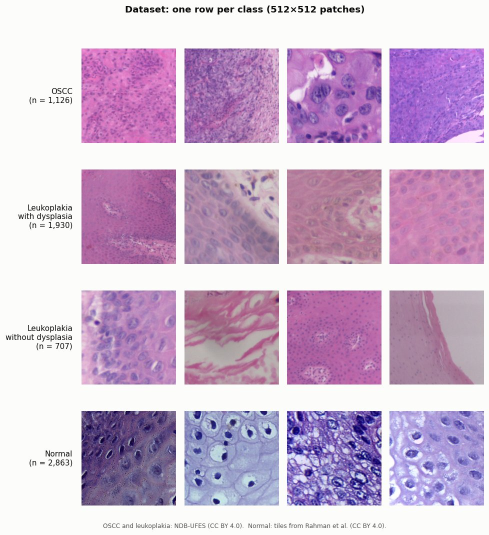
#> input picture docs/images/dataset_samples.jpg, 978 x 1070 px (shown at 1/2 size)
$ python -i check_magnification.py   (imports and definitions only)
#> lines starting #> are read from the running program, lines starting #| are printed output that depends on the picture; after the words box and inside, x2 and y2 are one past the last pixel; in counts of white or black regions, pixels touching at a corner belong together
"""
Is the microscope zoom (10x vs 40x objective) tied to the diagnosis in
the NDB-UFES whole images?

NDB-UFES whole images were captured at 10x and 40x, but the metadata
does not record which. If one class was mostly photographed at one zoom,
a classifier could learn the zoom instead of the tissue (a shortcut like
the Normal one). Zoom is estimated from cell-nucleus size: nuclei appear
much larger at 40x than at 10x (75th-percentile diameter ~36 vs ~16 px).

The estimator is calibrated and checked on the Rahman Normal images,
whose zoom is in the file name (Normal_100x_* = 10x objective,
Normal_400x_* = 40x objective), then applied to the 237 NDB-UFES images.

Usage:
    python -m scripts.analysis.check_magnification
    python -m scripts.analysis.check_magnification --normal-per-zoom 0   # all Normal images

Outputs (OUTPUT_ROOT/outputs/):
    magnification_estimates.csv   one row per image
"""

import argparse

import numpy as np
import pandas as pd
from PIL import Image
from scipy import ndimage as ndi
from skimage.color import rgb2hed
from skimage.filters import gaussian, threshold_otsu
from skimage.measure import label, regionprops
from tqdm import tqdm

from oral_cancer.config import DATA_ROOT, OUTPUT_ROOT


# ============================================================
# CONFIGURATION
# ============================================================

NDB_WHOLE_DIR = DATA_ROOT / "dataset_1_ndb_ufes" / "whole_images" / "extracted" / "images"
NDB_META_CSV = DATA_ROOT / "dataset_1_ndb_ufes" / "metadata" / "ndb-ufes.csv"
NORMAL_DIR = DATA_ROOT / "dataset_2_normal" / "images"

OUTPUT_CSV = OUTPUT_ROOT / "outputs" / "magnification_estimates.csv"

DOWNSCALE = 2              # measure at 1024x768 for speed; sizes reported at full resolution
SMOOTH_SIGMA = 1           # merge chromatin specks into whole nuclei
MIN_AREA_PX = 10           # at the downscaled size: ignore specks
SIZE_PERCENTILE = 75       # upper range of nucleus sizes (median is dominated by small fragments)
MAX_AREA_FRACTION = 0.02   # ignore huge merged blobs (> 2% of the image)
RANDOM_SEED = 42


# ============================================================
# NUCLEUS SIZE
# ============================================================

def nucleus_diameter(path):
    """75th-percentile equivalent diameter (px, full resolution) of nuclei.

    Calibrated on the Normal images: smoothing + the 75th percentile
    separates 10x from 40x with ~98% accuracy, the plain median with ~73%.
    """
#> called with path = '../../docs/images/dataset_samples.jpg'
    with Image.open(path) as img:
#> img is the input picture: PIL image 978x1070 RGB; mean R, G, B 204.5, 181, 208.4
        img = img.convert("RGB")
        img = img.resize((img.width // DOWNSCALE, img.height // DOWNSCALE), Image.BILINEAR)
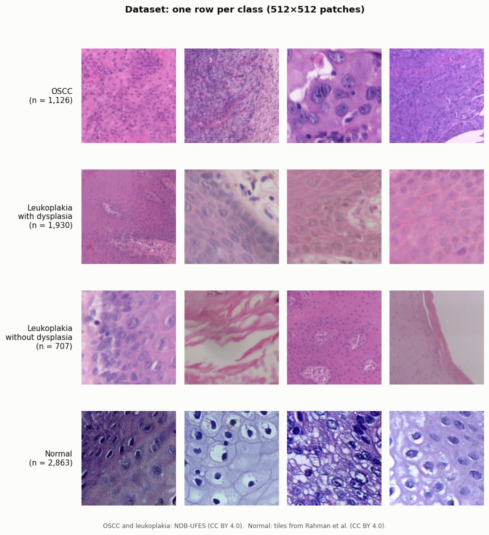
#> img: PIL image 489x535 RGB; mean R, G, B 204.6, 181.1, 208.5
        rgb = np.asarray(img)

    # Haematoxylin (nuclear stain) channel by colour deconvolution
    h = gaussian(rgb2hed(rgb)[:, :, 0], sigma=SMOOTH_SIGMA)
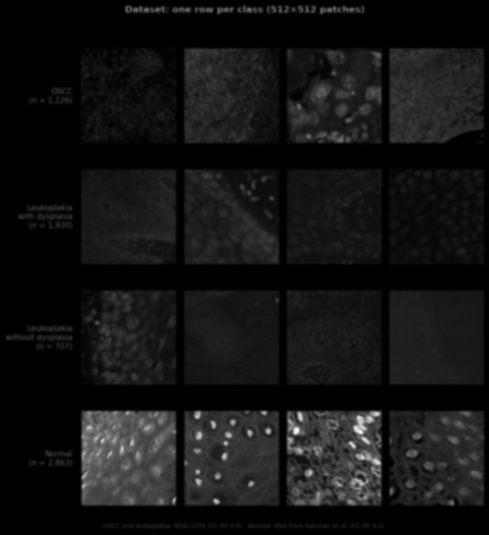
#> h: shape (535, 489) float64; min 4.45e-06, max 0.287, mean 0.023; drawn with min black and max white
    mask = h > threshold_otsu(h)
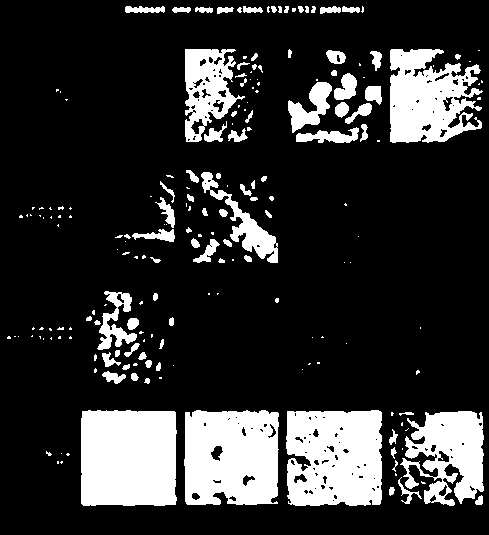
#> mask: shape (535, 489) bool; 19.3% white; 199 white regions (112 under 20 px), largest, box (x1, y1, x2, y2) and area: (81, 410, 177, 506) 8969, (286, 410, 382, 506) 8308, (184, 410, 279, 505) 8192
    mask = ndi.binary_fill_holes(ndi.binary_opening(mask, iterations=1))
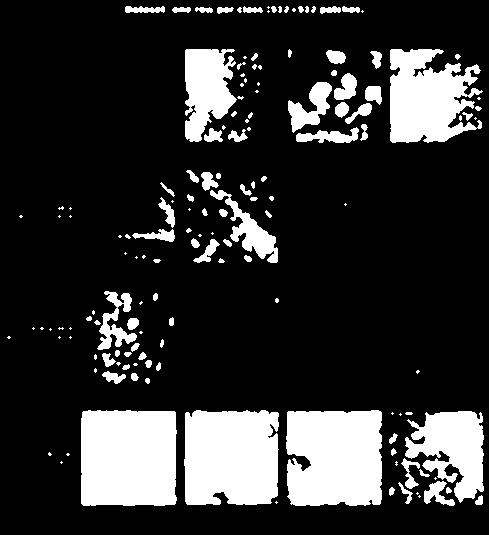
#> mask: shape (535, 489) bool; 19.5% white; 152 white regions (63 under 20 px), largest, box (x1, y1, x2, y2) and area: (81, 410, 177, 506) 8967, (286, 410, 382, 506) 8634, (184, 410, 279, 505) 8464

    max_area = MAX_AREA_FRACTION * mask.size
#> max_area = 5232.3
    areas = np.array([r.area for r in regionprops(label(mask))])
#> areas = 152 values, max 8967 at index 128, min 5 at index 2, mean 335.3
    areas = areas[(areas >= MIN_AREA_PX) & (areas <= max_area)]
#> areas = 110 values, max 4381 at index 98, min 10 at index 68, mean 167.7

    if len(areas) < 20:
        return np.nan, len(areas)

    diameter = np.sqrt(4 * areas / np.pi) * DOWNSCALE
#> diameter = 110 values, max 149.4 at index 98, min 7.14 at index 68, mean 20.03
    return float(np.percentile(diameter, SIZE_PERCENTILE)), len(areas)


# [96 lines left out: functions measure, main, not called in this run]


# [9 lines not run here, left out]

>>> result = nucleus_diameter('../../docs/images/dataset_samples.jpg')
#> result = (21.26, 110)

$ run again, on docs/images/per_class_f1.png
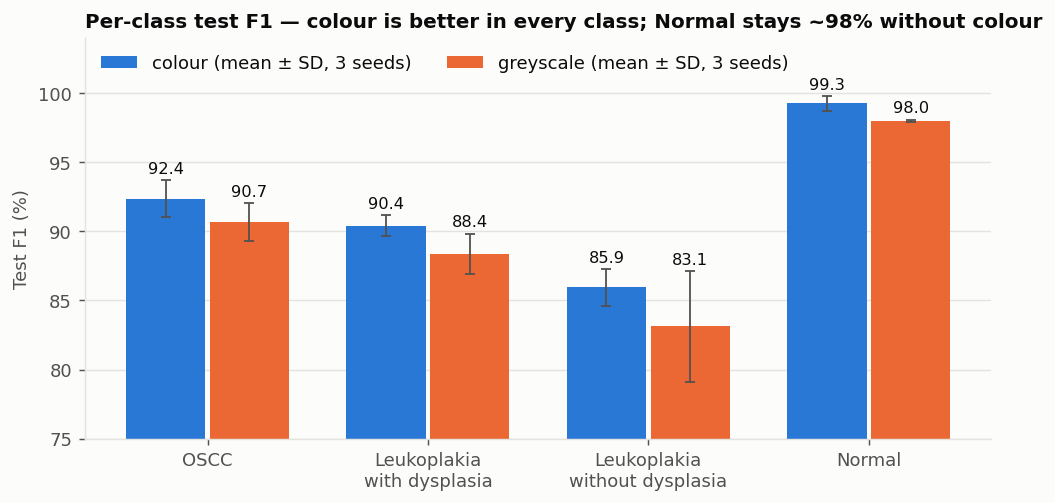
#> input picture docs/images/per_class_f1.png, 1055 x 503 px
#> in nucleus_diameter, img is the input picture: PIL image 1055x503 RGBA; mean R, G, B, A 214.9, 209.6, 215.7, 255
#> in nucleus_diameter, `mask = h > threshold_otsu(h)`:
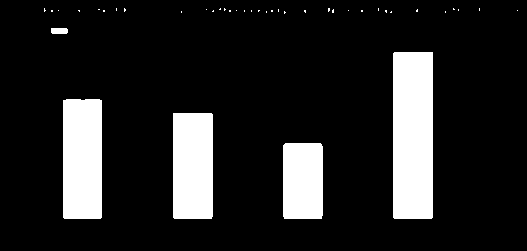
#> mask: shape (251, 527) bool; 14.2% white; 41 white regions (36 under 20 px), largest, box (x1, y1, x2, y2) and area: (393, 52, 433, 219) 6677, (63, 99, 102, 219) 4669, (173, 113, 213, 219) 4236, (283, 143, 323, 219) 3028, (51, 28, 68, 34) 99
#> in nucleus_diameter, `mask = ndi.binary_fill_holes(ndi.binary_opening(mask, iterations=1))`:
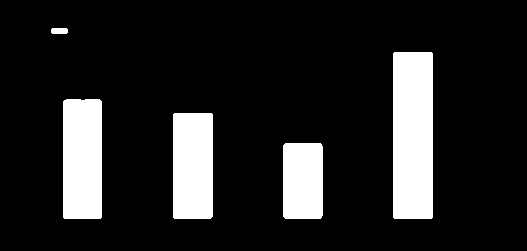
#> mask: shape (251, 527) bool; 14.1% white; 5 white regions, box (x1, y1, x2, y2) and area: (393, 52, 433, 219) 6676, (63, 99, 102, 219) 4667, (173, 113, 213, 219) 4234, (283, 143, 323, 219) 3026, (51, 28, 68, 34) 98
#> in nucleus_diameter, `areas = np.array([r.area for r in regionprops(label(mask))])`: areas = [98, 6676, 4667, 4234, 3026]
#> in nucleus_diameter, `areas = areas[(areas >= MIN_AREA_PX) & (areas <= max_area)]`: areas = [98]
#> result = (nan, 1)

$ run again, on docs/images/prediction_example.jpg
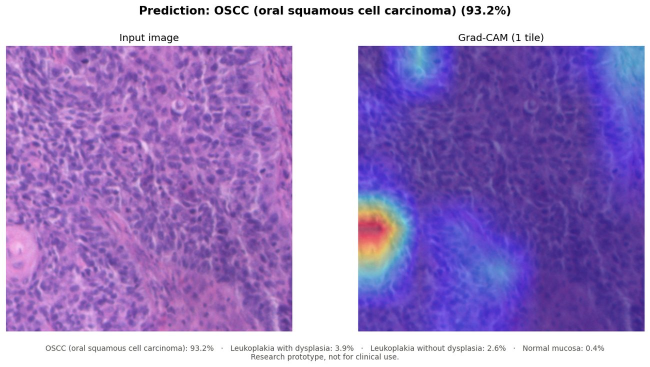
#> input picture docs/images/prediction_example.jpg, 1300 x 733 px (shown at 1/2 size)
#> in nucleus_diameter, img is the input picture: PIL image 1300x733 RGB; mean R, G, B 164.4, 138, 200.7
#> img: PIL image 650x366 RGB
#> in nucleus_diameter, `h = gaussian(rgb2hed(rgb)[:, :, 0], sigma=SMOOTH_SIGMA)`:
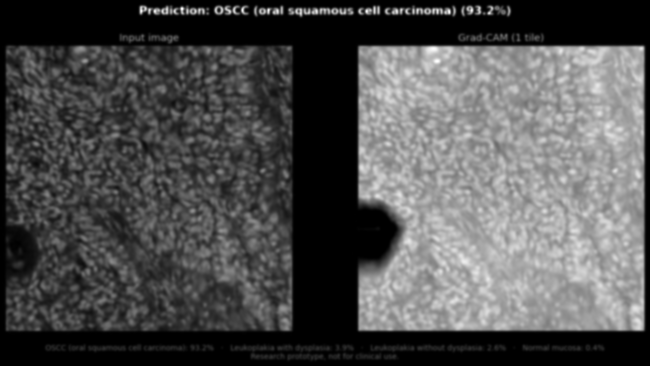
#> h: shape (366, 650) float64; min 0, max 0.182, mean 0.0571; drawn with min black and max white
#> in nucleus_diameter, `mask = ndi.binary_fill_holes(ndi.binary_opening(mask, iterations=1))`:
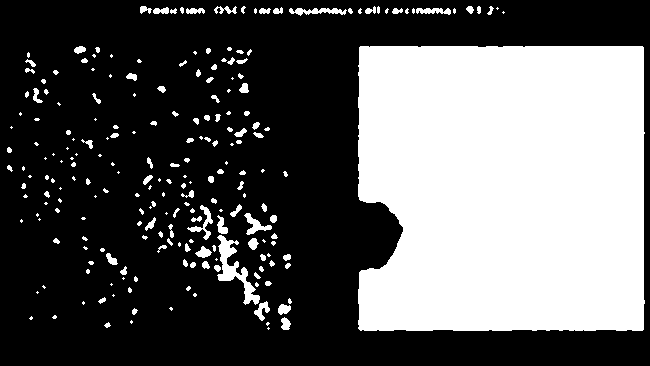
#> mask: shape (366, 650) bool; 36.2% white; 225 white regions (112 under 20 px), largest, box (x1, y1, x2, y2) and area: (358, 46, 645, 331) 78830, (217, 235, 260, 305) 919, (289, 8, 347, 16) 258
#> in nucleus_diameter, `areas = np.array([r.area for r in regionprops(label(mask))])`: areas = 225 values, max 78830 at index 27, min 5 at index 11, mean 382.7
#> in nucleus_diameter, `areas = areas[(areas >= MIN_AREA_PX) & (areas <= max_area)]`: areas = 177 values, max 919 at index 131, min 10 at index 30, mean 39.43
#> diameter = 177 values, max 68.41 at index 131, min 7.14 at index 30, mean 12.56
#> result = (13.54, 177)

$ run again, on docs/images/preprocessing.jpg
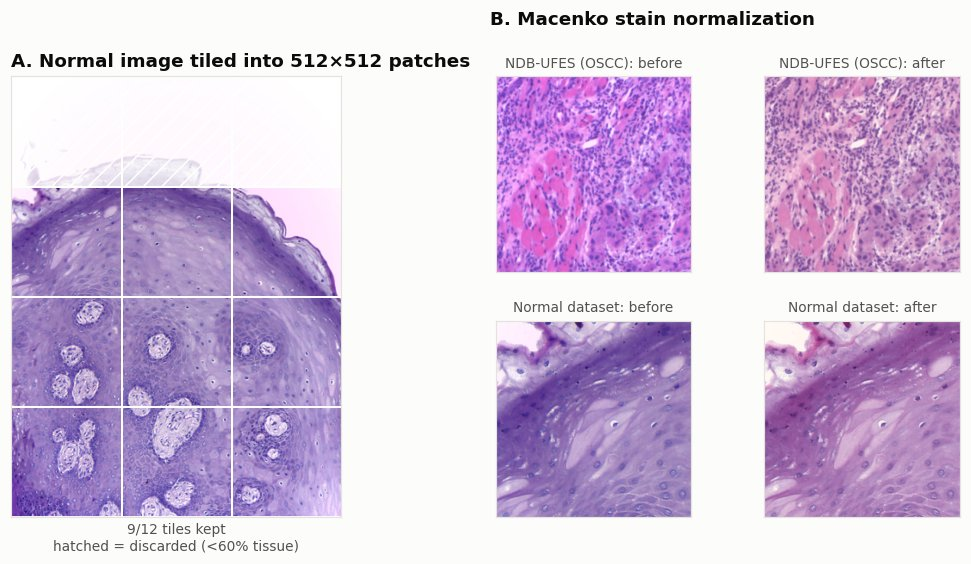
#> input picture docs/images/preprocessing.jpg, 971 x 564 px
#> in nucleus_diameter, img is the input picture: PIL image 971x564 RGB; mean R, G, B 211.1, 192.3, 221.3
#> img: PIL image 485x282 RGB
#> in nucleus_diameter, `h = gaussian(rgb2hed(rgb)[:, :, 0], sigma=SMOOTH_SIGMA)`:
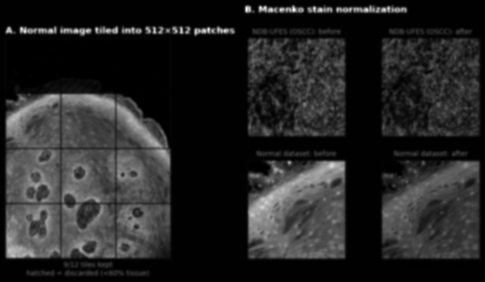
#> h: shape (282, 485) float64; min 0, max 0.145, mean 0.0214; drawn with min black and max white
#> in nucleus_diameter, `mask = ndi.binary_fill_holes(ndi.binary_opening(mask, iterations=1))`:
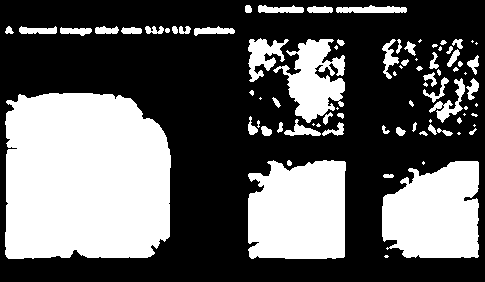
#> mask: shape (282, 485) bool; 37.5% white; 83 white regions (28 under 20 px), largest, box (x1, y1, x2, y2) and area: (5, 93, 171, 259) 25352, (248, 160, 346, 259) 8798, (382, 161, 479, 258) 7757
#> in nucleus_diameter, `areas = np.array([r.area for r in regionprops(label(mask))])`: areas = 83 values, max 25352 at index 47, min 5 at index 22, mean 618
#> in nucleus_diameter, `areas = areas[(areas >= MIN_AREA_PX) & (areas <= max_area)]`: areas = 64 values, max 869 at index 14, min 11 at index 63, mean 95.39
#> diameter = 64 values, max 66.53 at index 14, min 7.48 at index 63, mean 18.81
#> result = (23.34, 64)
